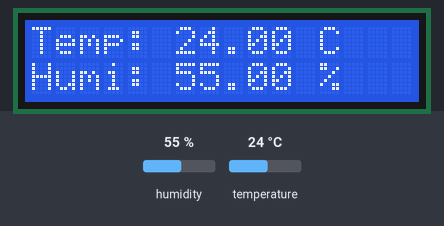
A sketch run on a simulated Arduino Uno, built with avr-gcc and run on an emulated ATmega328P. On the bench: 16×2 character LCD. The inputs (shaded band) are chosen by the test bench; at power-on: humidity 55 %, temperature 24 °C. What the sketch prints to the serial monitor is not drawn.

Above: at 1.2 s.
1.3 s: humidity set to 22 %
At 3.3 s:
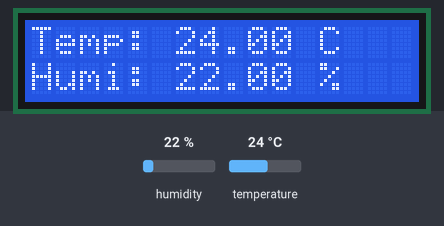
4.1 s: temperature set to 12 °C
At 5.5 s:
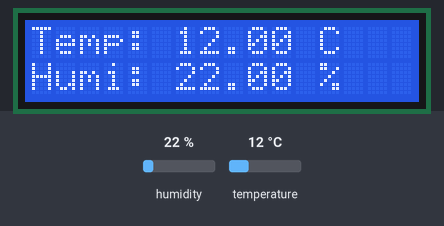
6.9 s: humidity set to 40 %
At 8.8 s:
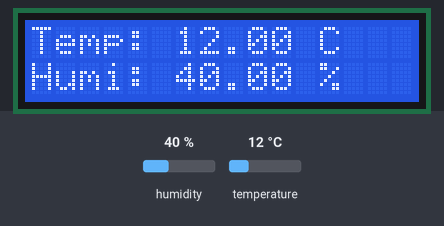
9.8 s: temperature set to 19 °C
At 11.0 s:
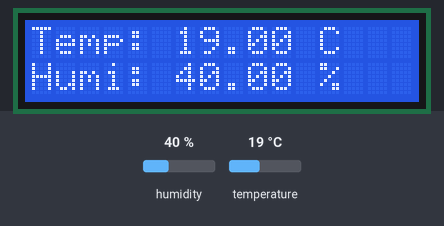
Timing chart, 0 to 12.8 s (numbered marks = the images above; inputs shaded):
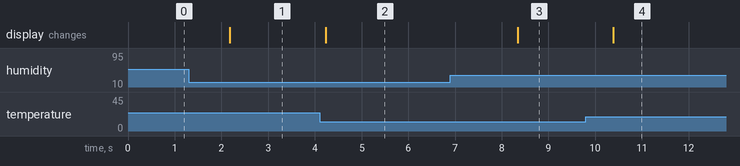

Measured:
- after the input at 1.3 s, the display: changes after 0.88 s (image 1)
- after the input at 4.1 s, the display: changes after 0.13 s (image 2)
- after the input at 6.9 s, the display: changes after 1.4 s (image 3)
- after the input at 9.8 s, the display: changes after 0.59 s (image 4)

The sketch:

TemperatureSensorwithLCD.ino
```cpp
#include <Wire.h>
#include <LiquidCrystal_I2C.h>
#include <DHT.h>

// Define LCD (I2C address: 0x27, 16x2 display)
LiquidCrystal_I2C lcd(0x27, 16, 2);

// Define DHT sensor
#define DHTPIN 8      // DHT11 connected to digital pin 8
#define DHTTYPE DHT11 // DHT11 sensor type
DHT dht(DHTPIN, DHTTYPE);

void setup() {
  Serial.begin(9600); // Start Serial Monitor
  Serial.println("DHT11 Sensor Initialized");

  // Initialize LCD
  lcd.init();
  lcd.backlight();
  lcd.setCursor(0, 0);
  lcd.print("DHT11 Sensor");

  // Initialize DHT sensor
  dht.begin();
}

void loop() {
  // Read temperature & humidity
  float humidity = dht.readHumidity();
  float temperature = dht.readTemperature();

  // Check if reading is valid
  if (isnan(humidity) || isnan(temperature)) {
    Serial.println("Error: Failed to read from DHT11 sensor!");
    lcd.setCursor(0, 0);
    lcd.print("Error reading!");
  } else {
    // Print on LCD
    lcd.setCursor(0, 0);
    lcd.print("Temp: ");
    lcd.print(temperature);
    lcd.print(" C ");

    lcd.setCursor(0, 1);
    lcd.print("Humi: ");
    lcd.print(humidity);
    lcd.print(" % ");

    // Print on Serial Monitor
    Serial.print("Temperature: ");
    Serial.print(temperature);
    Serial.print(" C, Humidity: ");
    Serial.print(humidity);
    Serial.println(" %");
  }

  delay(2000); // Wait 2 seconds before next reading
}
```
